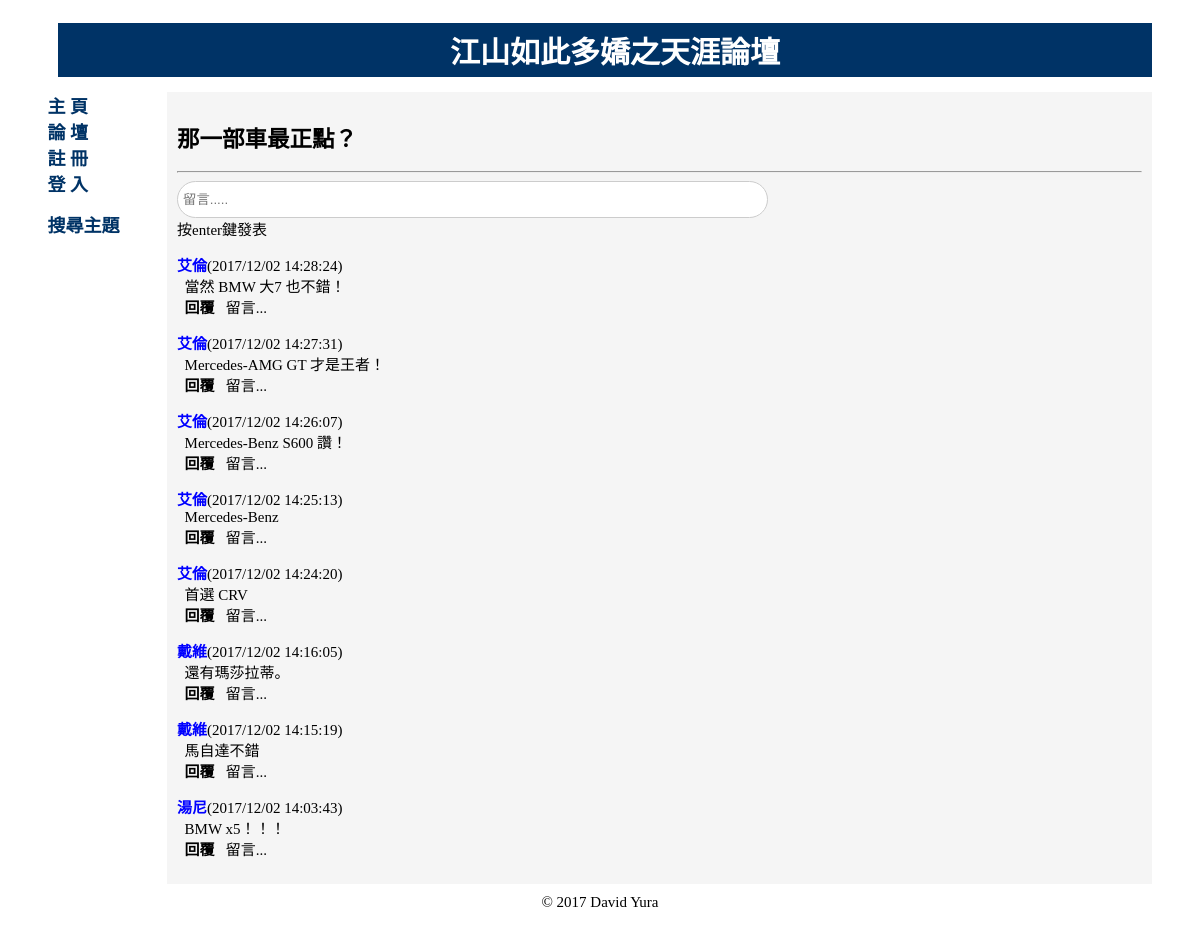
The page /read.php?thread_id=3 on the database its author committed.
### tables this page shows
CREATE TABLE `threads` (
  `thread_id` int(10) UNSIGNED NOT NULL,
  `created_by` int(10) UNSIGNED NOT NULL,
  `subject` varchar(150) NOT NULL,
  `built_on` int(12) UNSIGNED NOT NULL
);

CREATE TABLE `posts` (
  `post_id` int(10) UNSIGNED NOT NULL,
  `thread_id` int(10) NOT NULL,
  `poster` int(10) NOT NULL,
  `message` text NOT NULL,
  `posted_on` int(16) NOT NULL,
  `children` int(10) NOT NULL,
  `parent` int(10) NOT NULL
);

CREATE TABLE `users` (
  `user_id` int(10) UNSIGNED NOT NULL,
  `username` varchar(30) NOT NULL,
  `password` char(40) NOT NULL,
  `alias` varchar(30) NOT NULL,
  `email` varchar(60) NOT NULL,
  `join_date` int(16) UNSIGNED NOT NULL
);

### read.php (the view, shortened to what this page needs)
<?php
  include_once("header.php");
  if(isset($_REQUEST['thread_id']))
    $thread_id = $_REQUEST['thread_id'];
  if(isset($_POST['action']) && $_POST['action'] == 'poke')
  {
    processPoke();
  }
  elseif(isset($_POST['action']) && $_POST['action'] == 'reply')
  {
    processReply();
  }
  else
  {
    display($thread_id);
  }
  function display($thread_id)
  {
    $conn = db_connect();
    $sql_thread = "SELECT * FROM threads WHERE thread_id = '$thread_id'";
    $result_thread = $conn->query($sql_thread);
    if(!$result_thread)
      echo mysqli_error($conn);
    else
    {
      $row_thread = $result_thread->fetch_assoc();
      $subject = $row_thread['subject'];
    }
    echo "<h2 id='write'>$subject</h2>";
    echo "<hr>";
?>
    <form action="read.php" method="post">
      <input type="input" name="poke" class="poke" size="60" value="" placeholder="留言....." />
      <br />按enter鍵發表
    </form>
<?php
    $sql_post = "SELECT * FROM posts WHERE thread_id = '$thread_id' ORDER BY posted_on DESC";
    $result_post = $conn->query($sql_post);
    if($result_post->num_rows > 0)
    {
      while($row_post = $result_post->fetch_assoc())
      {
        if(!$row_post['parent'])
        {
          $sql_user = "SELECT * FROM users WHERE user_id = ".$row_post['poster'];
          $result_user = $conn->query($sql_user);
          if(!$result_user)
            echo mysqli_error($conn);
          else
          {
            $row_user = $result_user->fetch_assoc();
            $userAlias = $row_user['alias'];
          }
          $posted_on = date("Y/m/d H:i:s", $row_post['posted_on']);
          $post_id = $row_post['post_id'];
          echo "<p id='$post_id'><b><font color='blue'>$userAlias</b></font>($posted_on)
                <br />&nbsp;&nbsp;{$row_post['message']}<br />";
          echo '<a href="read.php?thread_id='.$thread_id.'&post_id='.$post_id.'#'.$post_id.'" class="reply">
                <b>&nbsp;&nbsp;回覆</b></a>
                <a href="#write" class="reply">&nbsp;&nbsp;留言...</a>';
?>
<?php
        }
      }
    }
    else
    {
      echo mysqli_error($conn);
    }
    include("footer.php");
  }
?>

### header.php (style rules this page uses)
body { font-size: 15px; font-family: "標楷體", "Microsoft YaHei", "Times New Roman"; }
a.reply { color: #000000; text-decoration: none; }
input.poke { width: 60%; padding: 10px 5px; margin: 0px 0; border: 1px solid #ccc; border-radius: 30px ; }

### rows shown on the page
threads: subject "那一部車最正點？"
posts: users.alias "艾倫", posted_on "2017/12/02 14:28:24", message "當然 BMW 大7 也不錯！"
posts: users.alias "艾倫", posted_on "2017/12/02 14:27:31", message "Mercedes-AMG GT 才是王者！"
posts: users.alias "艾倫", posted_on "2017/12/02 14:26:07", message "Mercedes-Benz S600 讚！"
posts: users.alias "艾倫", posted_on "2017/12/02 14:25:13", message "Mercedes-Benz"
posts: users.alias "艾倫", posted_on "2017/12/02 14:24:20", message "首選 CRV"
posts: users.alias "戴維", posted_on "2017/12/02 14:16:05", message "還有瑪莎拉蒂。"
posts: users.alias "戴維", posted_on "2017/12/02 14:15:19", message "馬自達不錯"
posts: users.alias "湯尼", posted_on "2017/12/02 14:03:43", message "BMW x5！！！"
